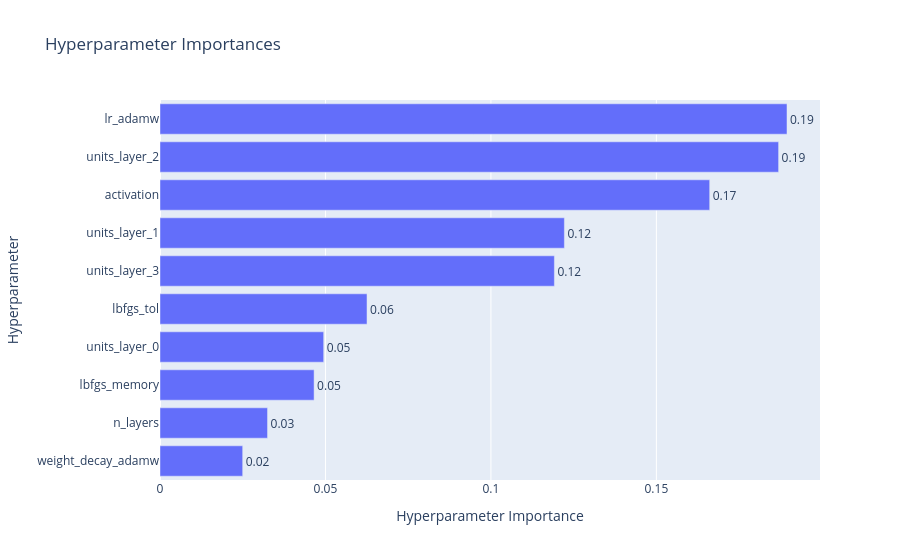

Source (notebook cell):
### Code cell
plot_param_importances(study)

### Figure 1 — Plotly figure (JSON) as saved in the notebook; plotly's stock layout.template omitted (floating-point values rounded to 4 significant figures)
{"data": [{"cliponaxis": false, "hovertemplate": ["weight_decay_adamw (FloatDistribution): 0.024988610434865624<extra></extra>", "n_layers (IntDistribution): 0.03249702110060661<extra></extra>", "lbfgs_memory (IntDistribution): 0.0465679882768665<extra></extra>", "units_layer_0 (IntDistribution): 0.04946651233655165<extra></extra>", "lbfgs_tol (FloatDistribution): 0.06255936740593178<extra></extra>", "units_layer_3 (IntDistribution): 0.11918442775178471<extra></extra>", "units_layer_1 (IntDistribution): 0.12220487745784131<extra></extra>", "activation (CategoricalDistribution): 0.16611394551760922<extra></extra>", "units_layer_2 (IntDistribution): 0.18694036164262307<extra></extra>", "lr_adamw (FloatDistribution): 0.18947688807531957<extra></extra>"], "name": "Objective Value", "orientation": "h", "text": ["0.02", "0.03", "0.05", "0.05", "0.06", "0.12", "0.12", "0.17", "0.19", "0.19"], "textposition": "outside", "type": "bar", "x": [0.02499, 0.0325, 0.04657, 0.04947, 0.06256, 0.1192, 0.1222, 0.1661, 0.1869, 0.1895], "y": ["weight_decay_adamw", "n_layers", "lbfgs_memory", "units_layer_0", "lbfgs_tol", "units_layer_3", "units_layer_1", "activation", "units_layer_2", "lr_adamw"]}], "layout": {"title": {"text": "Hyperparameter Importances"}, "xaxis": {"title": {"text": "Hyperparameter Importance"}}, "yaxis": {"title": {"text": "Hyperparameter"}}}}
